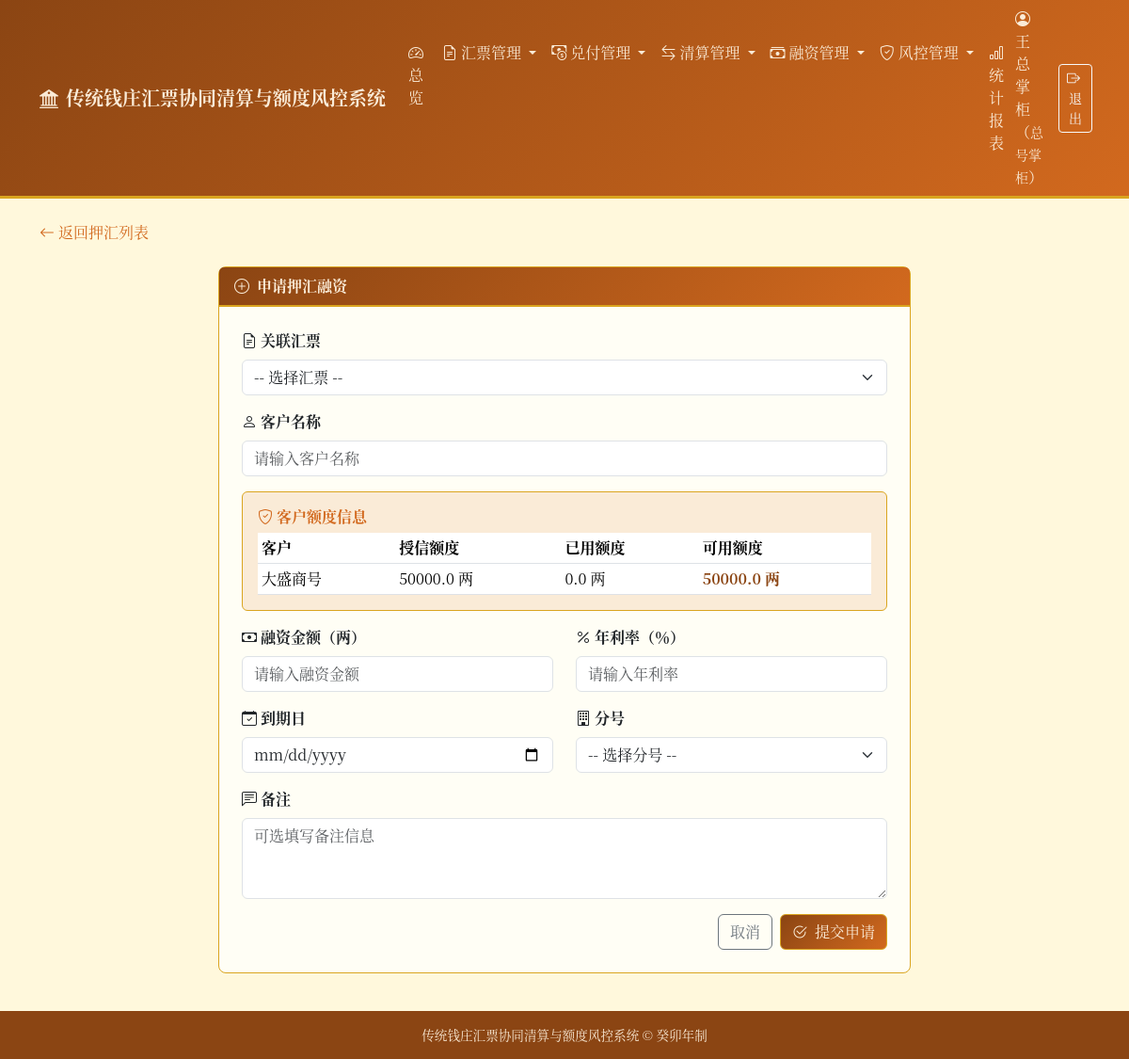
/finance/loans/apply (signed in), run on the app's committed database.
### tables this page shows
CREATE TABLE customer_credits (
        id INTEGER PRIMARY KEY AUTOINCREMENT,
        customer_name TEXT NOT NULL,
        customer_type TEXT NOT NULL CHECK(customer_type IN ('商号', '个人', '官府')),
        credit_limit REAL NOT NULL DEFAULT 0 CHECK(credit_limit >= 0),
        used_limit REAL NOT NULL DEFAULT 0 CHECK(used_limit >= 0),
        rate_annual REAL NOT NULL DEFAULT 0 CHECK(rate_annual >= 0),
        status TEXT NOT NULL DEFAULT '生效' CHECK(status IN ('生效', '冻结', '注销')),
        branch_id INTEGER,
        remark TEXT,
        created_at TEXT NOT NULL,
        updated_at TEXT,
        FOREIGN KEY (branch_id) REFERENCES branches(id)
    );

### main.py (the view)
@app.get("/finance/loans/apply", response_class=HTMLResponse)
def finance_loan_apply_page(request: Request, bill_id: Optional[int] = None, user=Depends(auth_dep)):
    if user["role"] not in OPERATOR_ROLES:
        raise HTTPException(status_code=403, detail="仅经办人或掌柜可申请押汇")
    conn = get_db()
    cursor = conn.cursor()
    cursor.execute("SELECT * FROM bills WHERE status = '有效' ORDER BY id DESC")
    bills = [dict(row) for row in cursor.fetchall()]
    cursor.execute("SELECT * FROM customer_credits WHERE status = '生效' ORDER BY id")
    credits = [dict(row) for row in cursor.fetchall()]
    cursor.execute("SELECT * FROM branches WHERE status = '营业中' ORDER BY id")
    branches = [dict(row) for row in cursor.fetchall()]
    selected_bill = None
    if bill_id:
        cursor.execute("SELECT * FROM bills WHERE id = ?", (bill_id,))
        row = cursor.fetchone()
        if row:
            selected_bill = dict(row)
    conn.close()
    return templates.TemplateResponse(
        "finance_loan_apply.html",
        {"request": request, "user": user, "bills": bills, "credits": credits, "branches": branches, "selected_bill": selected_bill},
    )

### templates/finance_loan_apply.html (shortened to what this page needs)
{% extends "base.html" %}
{% block content %}
<div class="mb-4">
    <a href="/finance/loans" class="text-decoration-none" style="color: var(--qz-secondary);">
        <i class="bi bi-arrow-left me-1"></i>返回押汇列表
    </a>
</div>
<div class="row justify-content-center">
    <div class="col-lg-8">
        <div class="card card-qz">
            <div class="card-header">
                <i class="bi bi-plus-circle me-2"></i>申请押汇融资
            </div>
            <div class="card-body p-4">
                <form method="post" action="/finance/loans/apply">
                    <div class="mb-3">
                        <label for="bill_id" class="form-label fw-bold">
                            <i class="bi bi-file-earmark-text me-1"></i>关联汇票
                        </label>
                        <select class="form-select" id="bill_id" name="bill_id" required>
                            <option value="">-- 选择汇票 --</option>
                        </select>
                    </div>
                    <div class="mb-3">
                        <label for="customer_name" class="form-label fw-bold">
                            <i class="bi bi-person me-1"></i>客户名称
                        </label>
                        <input type="text" class="form-control" id="customer_name" name="customer_name"
                               value="{{ form.customer_name if form else '' }}" required
                               list="customer_list" placeholder="请输入客户名称">
                    </div>
                    {% if credits %}
                    <div class="mb-3">
                        <div class="p-3 rounded" style="background: var(--qz-light); border: 1px solid var(--qz-accent);">
                            <h6 class="fw-bold mb-2" style="color: var(--qz-secondary);">
                                <i class="bi bi-shield-check me-1"></i>客户额度信息
                            </h6>
                            <div class="table-responsive">
                                <table class="table table-sm table-hover mb-0">
                                    <thead style="background-color: var(--qz-light);">
                                        <tr>
                                            <th>客户</th>
                                            <th>授信额度</th>
                                            <th>已用额度</th>
                                            <th>可用额度</th>
                                        </tr>
                                    </thead>
                                    <tbody>
                                        {% for c in credits %}
                                        <tr>
                                            <td>{{ c.customer_name }}</td>
                                            <td>{{ c.credit_limit }} 两</td>
                                            <td>{{ c.used_limit }} 两</td>
                                            <td class="fw-bold" style="color: var(--qz-primary);">{{ c.credit_limit - c.used_limit }} 两</td>
                                        </tr>
                                        {% endfor %}
                                    </tbody>
                                </table>
                            </div>
                        </div>
                    </div>
                    {% endif %}
                    <div class="row">
                        <div class="col-md-6 mb-3">
                            <label for="loan_amount" class="form-label fw-bold">
                                <i class="bi bi-cash me-1"></i>融资金额（两）
                            </label>
                            <input type="number" class="form-control" id="loan_amount" name="loan_amount"
                                   value="{{ form.loan_amount if form else '' }}" step="0.01" min="0.01" required
                                   placeholder="请输入融资金额">
                        </div>
                        <div class="col-md-6 mb-3">
                            <label for="rate_annual" class="form-label fw-bold">
                                <i class="bi bi-percent me-1"></i>年利率（％）
                            </label>
                            <input type="number" class="form-control" id="rate_annual" name="rate_annual"
                                   value="{{ form.rate_annual if form else '' }}" step="0.01" min="0" required
                                   placeholder="请输入年利率">
                        </div>
                    </div>
                    <div class="row">
                        <div class="col-md-6 mb-3">
                            <label for="due_date" class="form-label fw-bold">
                                <i class="bi bi-calendar-check me-1"></i>到期日
                            </label>
                            <input type="date" class="form-control" id="due_date" name="due_date"
                                   value="{{ form.due_date if form else '' }}" required>
                        </div>
                        <div class="col-md-6 mb-3">
                            <label for="branch_id" class="form-label fw-bold">
                                <i class="bi bi-building me-1"></i>分号
                            </label>
                            <select class="form-select" id="branch_id" name="branch_id" required>
                                <option value="">-- 选择分号 --</option>
                            </select>
                        </div>
                    </div>
                    <div class="mb-3">
                        <label for="remark" class="form-label fw-bold">
                            <i class="bi bi-chat-left-text me-1"></i>备注
                        </label>
                        <textarea class="form-control" id="remark" name="remark" rows="3"
                                  placeholder="可选填写备注信息">{{ form.remark if form else '' }}</textarea>
                    </div>
                    <div class="d-grid gap-2 d-md-flex justify-content-md-end">
                        <a href="/finance/loans" class="btn btn-outline-secondary">取消</a>
                        <button type="submit" class="btn btn-qz">
                            <i class="bi bi-check2-circle me-2"></i>提交申请
                        </button>
                    </div>
                </form>
            </div>
        </div>
    </div>
</div>
{% endblock %}

### templates/base.html (style rules this page uses)
:root { --qz-primary: #8B4513; --qz-secondary: #D2691E; --qz-accent: #DAA520; --qz-bg: #FFF8DC; --qz-dark: #3E2723; --qz-light: #FAEBD7; }
body { background-color: var(--qz-bg); font-family: "Songti SC", "SimSun", "Noto Serif CJK SC", serif; color: var(--qz-dark); }
.card-qz { border: 1px solid var(--qz-accent); border-radius: 8px; background: #FFFEF5; }
.card-qz .card-header { background: linear-gradient(135deg, var(--qz-primary), var(--qz-secondary)); color: var(--qz-light); border-bottom: 2px solid var(--qz-accent); font-weight: bold; }
.btn-qz { background: linear-gradient(135deg, var(--qz-primary), var(--qz-secondary)); color: var(--qz-light); border: 1px solid var(--qz-accent); }

### data on the page
customer_credits: customer_name "大盛商号", credit_limit "50000.0", used_limit "0.0", c.credit_limit-c.used_limit "50000.0"

### other printed values
{{ user.real_name }} "王总掌柜"
{{ user.role }} "总号掌柜"
